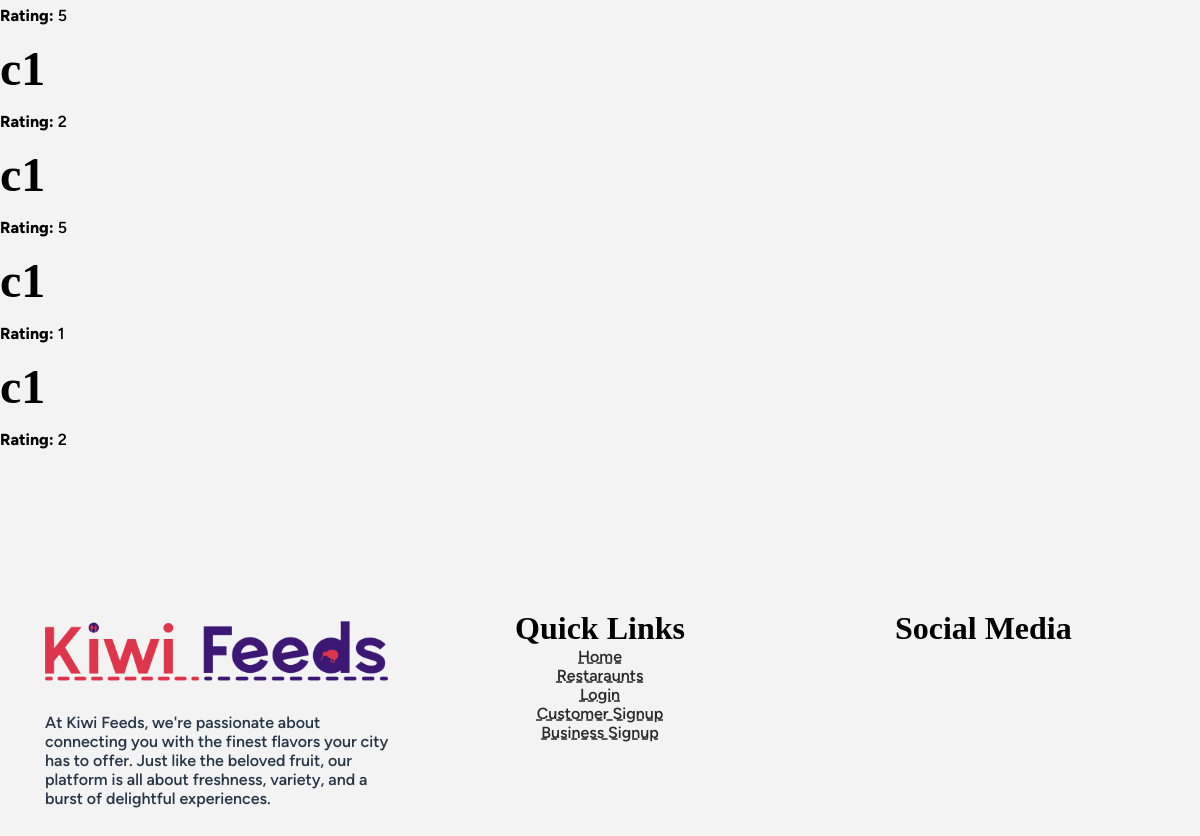
/reviews/ (lower part), run on an earlier commit of the app's database.
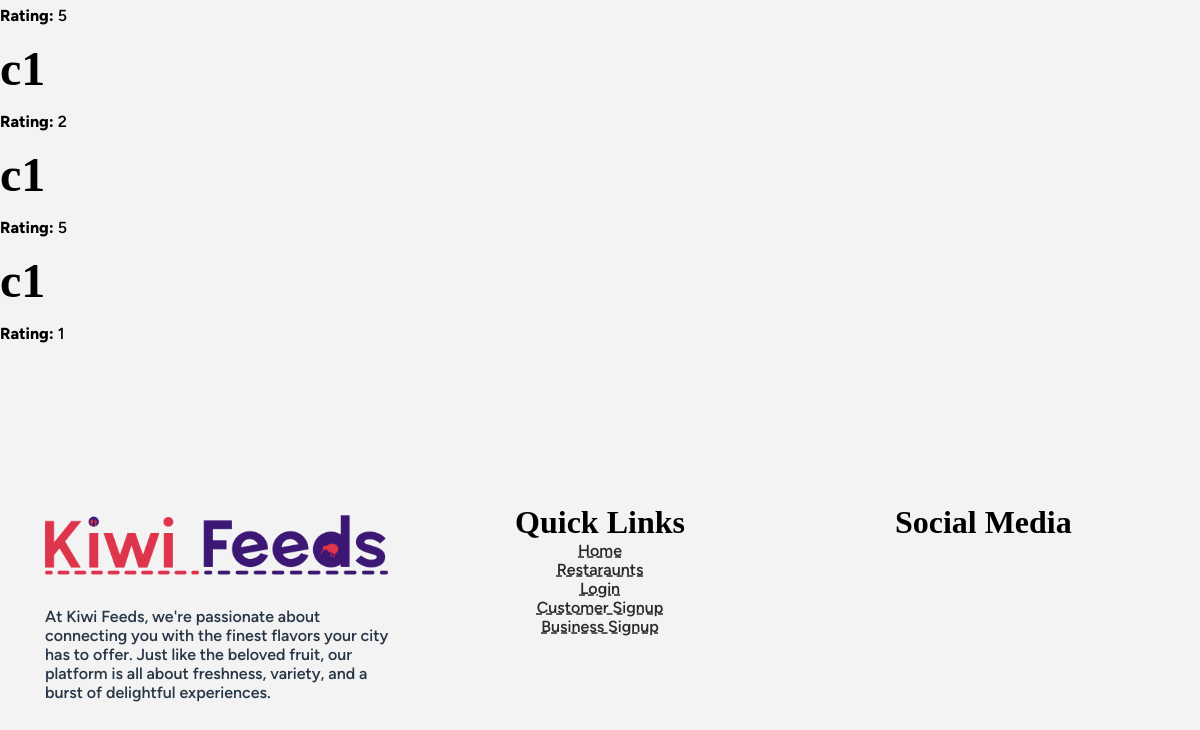
And on a later commit of the database.
### app_reviews/models.py (models this page shows, shortened)
class Review(models.Model):
   ONE_TO_FIVE_STAR_RATING_CHOICES = (
    (1, '1'),
    (2, '2'),
    (3, '3'),
    (4, '4'),
    (5, '5'),
   )
   user = models.ForeignKey('app_user.UserProfile', on_delete=models.PROTECT,related_name='reviews' )
   restaurant = models.ForeignKey('app_restaurants.Restaurant', on_delete=models.PROTECT,related_name='reviews')
   rating = models.IntegerField(choices=ONE_TO_FIVE_STAR_RATING_CHOICES)
   comment = models.TextField()

### app_user/models.py (models this page shows, shortened)
class UserProfile(models.Model):
    this_user = models.OneToOneField(User, on_delete=models.PROTECT ,verbose_name='User')
    profile_picture = models.ImageField(
        default='/profile_pics/temp_pfp_placeholder_REPLACE_LATER.avif',
        upload_to=generate_image_path,
        height_field=None,
        width_field=None
    )
    phone_number = PhoneNumberField()
    address = models.CharField(max_length=1000)
    def __str__(self):
        return f'{self.this_user.username} '

### app_reviews/views.py (the view)
# urls.py: path("", ReviewList.as_view(), name='review-list'),
class ReviewList(ListView):
    model = Review
    template_name = "app_reviews/reviews_list.html"
    context_object_name = 'reviews'

### templates/app_reviews/reviews_list.html (shortened to what this page needs)
{% extends "base/base.html"%}
{% block content %}
    {% if reviews %}
    <ul>
        {% for review in reviews %}
            <li>
                <h2>{{ review.user }}</h2>
                <p><strong>Rating:</strong> {{ review.rating }}</p>
            </li>
        {% empty %}
            <li>No reviews available.</li>
        {% endfor %}
    </ul>
    {% else %}
    <p> Reviews not available</p>
    {% endif %}
{% endblock content %}

What changed in the data, as far as the page shows it:
removed Review: user "c1", rating "2"
